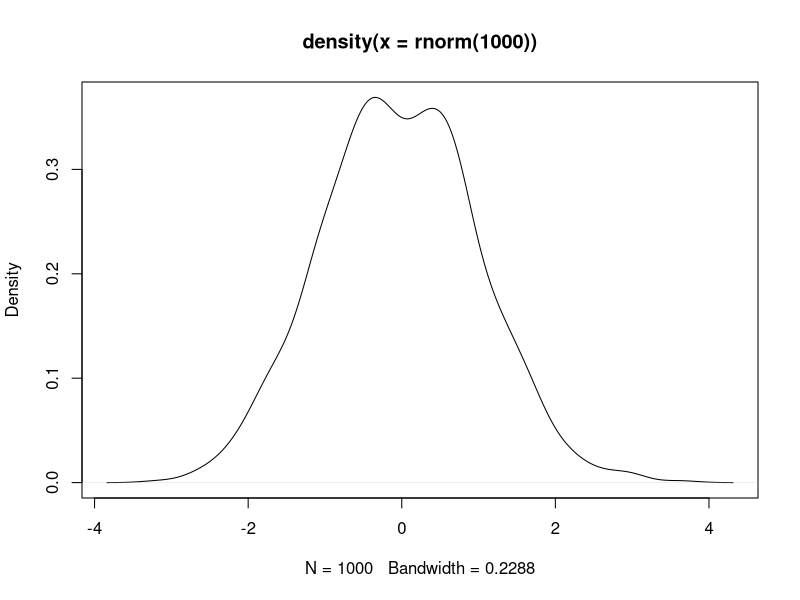

R code for this plot: (Note: this script raises an error after producing the figure.)
## ---- chunk 1
plot(density(rnorm(1000)))
## ---- chunk 2
{
  GetHowManyTrees <- rtree (n=10, rooted=TRUE, tip.label = NULL)
  plot(GetHowManyTrees)
  }
  
